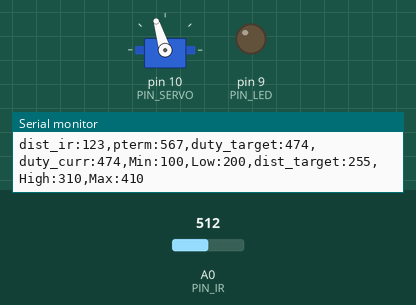
The sketch below on a simulated Arduino Uno, built with avr-gcc and run on an emulated ATmega328P. On the bench: servo, output pins drawn as LEDs (lit = HIGH), the last lines printed to the serial monitor. Inputs (shaded band) come from the test bench; at power-on: A0 (PIN_IR) = 512.

Above: at 1.2 s.
1.3 s: A0 (PIN_IR) set to 306
At 2.5 s:
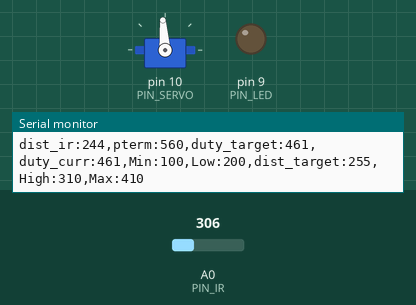
3.3 s: A0 (PIN_IR) set to 122
At 3.59 s:
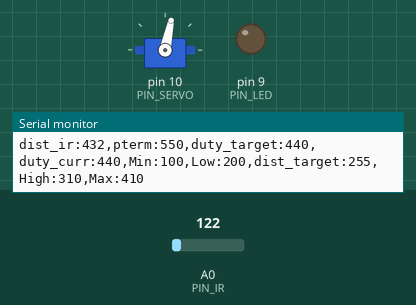
6.3 s: A0 (PIN_IR) set to 90
At 7.2 s:
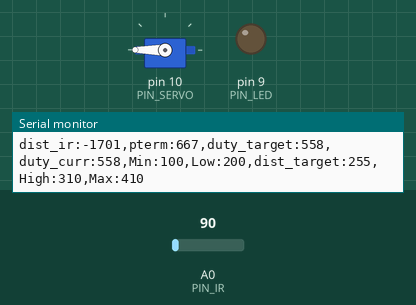
7.9 s: A0 (PIN_IR) set to 0
9.7 s: A0 (PIN_IR) set to 110
Timing chart, 0 to 12.7 s (numbered marks = the images above; inputs shaded):
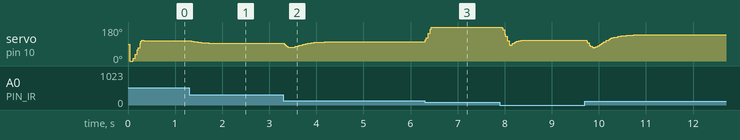

The sketch:

PControl_final_20203059.ino
```cpp
#include <Servo.h>

#define PIN_LED 9
#define PIN_SERVO 10
#define PIN_IR A0

#define _DIST_TARGET 255
#define _DIST_MIN 100
#define _DIST_MAX 410

#define _DIST_ALPHA 0.1

#define _DUTY_MIN 520 // 1300  1.315 105
#define _DUTY_NEU 1500 // 1650
#define _DUTY_MAX 2480 // 2000

#define _SERVO_ANGLE 600
#define _SERVO_SPEED 2000

#define _INTERVAL_DIST 20
#define _INTERVAL_SERVO 20
#define _INTERVAL_SERIAL 100
#define DELAY_MICROS 1500

#define _KP 1.1
#define _KD 0
Servo myservo;

float dist_target;
float dist_raw;

unsigned long last_sampling_time_dist, last_sampling_time_servo,last_sampling_time_serial;
bool event_dist, event_servo, event_serial;

int duty_chg_per_interval;
int duty_target, duty_curr, dist_cali, dist_ema;

float error_curr, error_prev, control, pterm, dterm;
float duty_neutral;

float ema_dist=0;
float filtered_dist;
float samples_num = 3;

const float coE[] = {-0.0000139, 0.0084009, -0.2027187, 80.2882875};

void setup() {
  pinMode(PIN_LED, OUTPUT);
  myservo.attach(PIN_SERVO);

  duty_target, duty_curr = _DIST_MIN;
  last_sampling_time_dist, last_sampling_time_servo, last_sampling_time_serial = 0;

  pterm = 0;
  dterm = 0;
  error_prev = 0;
  duty_neutral = _DUTY_NEU;
//  while(1){
//    myservo.writeMicroseconds(1700);
//  }
  Serial.begin(57600);
  duty_chg_per_interval = (float)(_DUTY_MAX - _DUTY_MIN) * (_SERVO_SPEED / _SERVO_ANGLE) * (_INTERVAL_SERVO / 1000.0);
}


void loop() {
    unsigned long time_curr = millis();

    if(time_curr >= last_sampling_time_dist + _INTERVAL_DIST) {
        last_sampling_time_dist += _INTERVAL_DIST;
        event_dist = true;
    }
    if(time_curr >= last_sampling_time_servo + _INTERVAL_SERVO) {
        last_sampling_time_servo += _INTERVAL_SERVO;
        event_servo = true;
    }
    if(time_curr >= last_sampling_time_serial + _INTERVAL_SERIAL) {
        last_sampling_time_serial += _INTERVAL_SERIAL;
        event_serial = true;
    }

    if(event_dist) {
        event_dist = false;
        float x = filtered_ir_distance(); // [3037]
        float dist_cali = coE[0] * pow(x, 3) + coE[1] * pow(x, 2) + coE[2] * x + coE[3];
        dist_ema = dist_cali;

        error_curr = _DIST_TARGET - dist_ema;

        pterm = _KP * error_curr;
        dterm = _KD * (error_curr - error_prev);
        control = pterm + dterm;
        duty_target = duty_neutral + control;
        // Limit duty_target within the range of [_DUTY_MIN, _DUTY_MAX]
        if(duty_target < _DUTY_MIN) duty_target = _DUTY_MIN; // lower limit
        if(duty_target > _DUTY_MAX) duty_target = _DUTY_MAX; // upper limit
        // update error_prev
        error_prev = error_curr;
    }

    if(event_servo) {
      event_servo = false;

      if(duty_target > duty_curr) {
              duty_curr += duty_chg_per_interval;
              if(duty_curr > duty_target) duty_curr = duty_target;
      }
      else {
          duty_curr -= duty_chg_per_interval;
          if(duty_curr < duty_target) duty_curr = duty_target;
      }

      myservo.writeMicroseconds(duty_curr);
    }

    if(event_serial) {
        event_serial = false;
        Serial.print("dist_ir:");
        Serial.print(dist_ema);
        Serial.print(",pterm:");
        Serial.print(map(pterm,-1000,1000,510,610));
        Serial.print(",duty_target:");
        Serial.print(map(duty_target,1000,2000,410,510));
        Serial.print(",duty_curr:");
        Serial.print(map(duty_curr,1000,2000,410,510));
        Serial.println(",Min:100,Low:200,dist_target:255,High:310,Max:410");

    }
}

float ir_distance(void){ // return value unit: mm
    float val;
    float volt = float(analogRead(PIN_IR));
    val = ((6762.0/(volt - 9.0)) - 4.0) * 10.0;
    return val;
}

float under_noise_filter(void){
  int currReading;
  int largestReading = 0;
  for (int i = 0; i < samples_num; i++) {
    currReading = ir_distance();
    if (currReading > largestReading) { largestReading = currReading; }

    delayMicroseconds(DELAY_MICROS);
  }
  return largestReading;
}

float filtered_ir_distance(void){

  int currReading;
  int lowestReading = 1024;
  for (int i = 0; i < samples_num; i++) {
    currReading = under_noise_filter();
    if (currReading < lowestReading) { lowestReading = currReading; }
  }

  ema_dist = _DIST_ALPHA*lowestReading + (1-_DIST_ALPHA)*ema_dist;
  return ema_dist;
}
```

Measured:
- after the input at 1.3 s, servo on pin 10 (PIN_SERVO): moves from 107° to 94° over 0.54 s, starting at once
- after the input at 6.3 s, servo on pin 10 (PIN_SERVO): 102° → 180° at once
